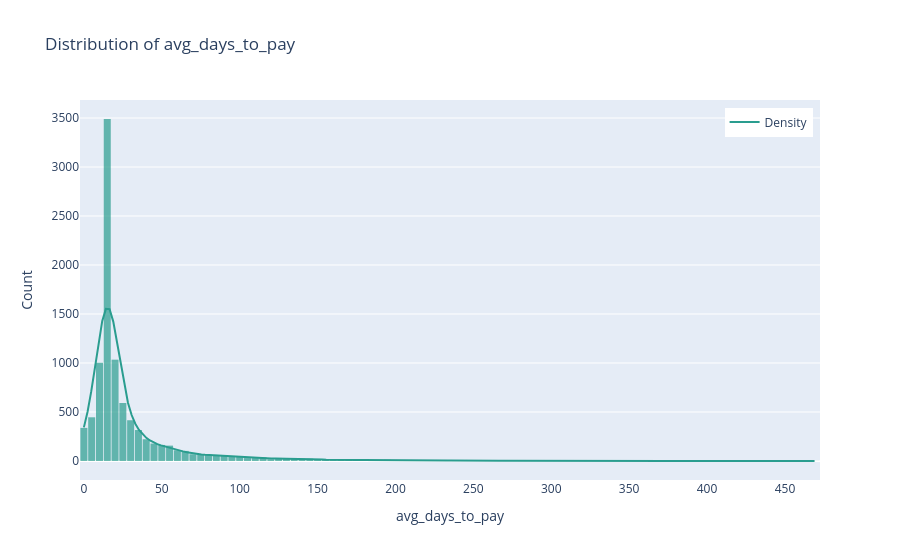

Write notebook code for a chart like this one.
### Markdown cell above
## Average Days to pay invoice

### Code cell
plot_numerical_distribution(agg_df, 'avg_days_to_pay', title=f"Distribution of avg_days_to_pay", palette=[colour[0]], nbins=100)

### Figure 1 — Plotly figure (JSON) as saved in the notebook; plotly's stock layout.template omitted (floating-point values rounded to 4 significant figures; data arrays with more than 128 entries replaced by an {"elided": "..."} marker saying what was removed)
{"data": [{"bingroup": "x", "hovertemplate": "avg_days_to_pay=%{x}<br>count=%{y}<extra></extra>", "legendgroup": "", "marker": {"color": "#2a9d8f", "opacity": 0.7, "pattern": {"shape": ""}}, "name": "", "nbinsx": 100, "orientation": "v", "showlegend": false, "type": "histogram", "x": {"elided": "9999 float values"}, "xaxis": "x", "yaxis": "y"}, {"line": {"color": "#2a9d8f", "width": 2}, "mode": "lines", "name": "Density", "type": "scatter", "x": {"elided": "200 float values"}, "y": {"elided": "200 float values"}}], "layout": {"bargap": 0.1, "barmode": "relative", "legend": {"tracegroupgap": 0, "x": 0.99, "xanchor": "right", "y": 0.98, "yanchor": "top"}, "title": {"text": "Distribution of avg_days_to_pay"}, "xaxis": {"anchor": "y", "domain": [0, 1], "title": {"text": "avg_days_to_pay"}}, "yaxis": {"anchor": "x", "domain": [0, 1], "title": {"text": "Count"}}}}
